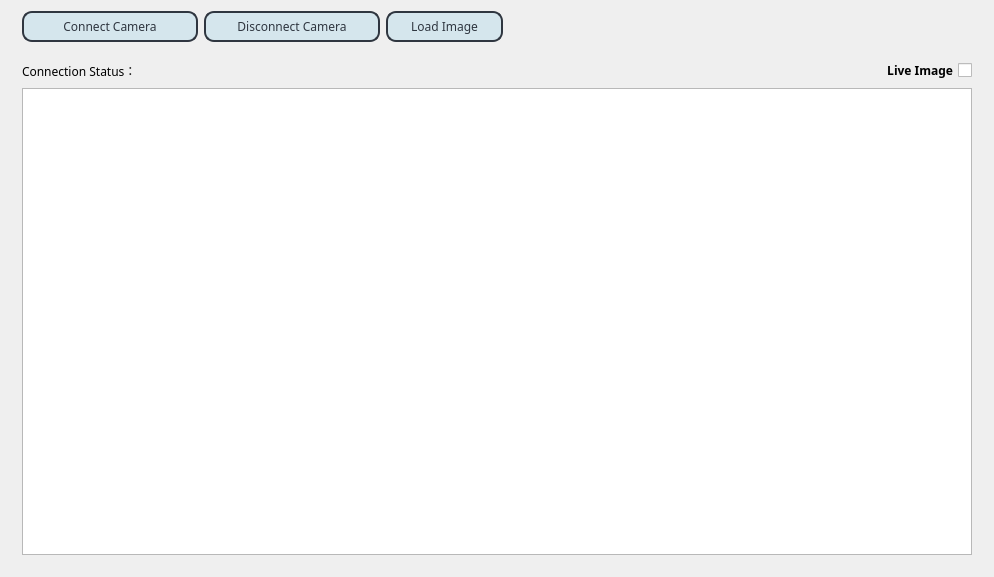
<?xml version="1.0" encoding="UTF-8"?>
<ui version="4.0">
 <class>MeasureWidgetClass</class>
 <widget class="QWidget" name="MeasureWidgetClass">
  <property name="geometry">
   <rect>
    <x>0</x>
    <y>0</y>
    <width>994</width>
    <height>577</height>
   </rect>
  </property>
  <property name="font">
   <font>
    <family>微软雅黑</family>
   </font>
  </property>
  <property name="windowTitle">
   <string>MeasureCameraWidget</string>
  </property>
  <layout class="QVBoxLayout" name="verticalLayout">
   <item>
    <layout class="QHBoxLayout" name="horizontalLayout" stretch="3,3,2,8">
     <property name="leftMargin">
      <number>11</number>
     </property>
     <property name="rightMargin">
      <number>11</number>
     </property>
     <item>
      <widget class="QPushButton" name="connectAll">
       <property name="font">
        <font>
         <family>微软雅黑</family>
         <pointsize>9</pointsize>
         <weight>50</weight>
         <italic>false</italic>
         <bold>false</bold>
        </font>
       </property>
       <property name="styleSheet">
        <string notr="true">QPushButton{
	font: 9pt;
    color: #2f3640;
    background-color:#d5e6ed;
    border-color: #2f3640;
    border-radius: 10px;
    border-style: solid;
    border-width: 2px;
    padding: 5px;
}

QPushButton::pressed,QPushButton::checked{
    background-color: #f5f6fa;
}
</string>
       </property>
       <property name="text">
        <string>Connect Camera</string>
       </property>
      </widget>
     </item>
     <item>
      <widget class="QPushButton" name="closeAll">
       <property name="font">
        <font>
         <family>微软雅黑</family>
         <pointsize>9</pointsize>
         <weight>50</weight>
         <italic>false</italic>
         <bold>false</bold>
        </font>
       </property>
       <property name="styleSheet">
        <string notr="true">QPushButton{
	font: 9pt;
    color: #2f3640;
    background-color:#d5e6ed;
    border-color: #2f3640;
    border-radius: 10px;
    border-style: solid;
    border-width: 2px;
    padding: 5px;
}

QPushButton::pressed,QPushButton::checked{
    background-color: #f5f6fa;
}
</string>
       </property>
       <property name="text">
        <string>Disconnect Camera</string>
       </property>
      </widget>
     </item>
     <item>
      <widget class="QPushButton" name="loadImage">
       <property name="font">
        <font>
         <family>微软雅黑</family>
         <pointsize>9</pointsize>
         <weight>50</weight>
         <italic>false</italic>
         <bold>false</bold>
        </font>
       </property>
       <property name="styleSheet">
        <string notr="true">QPushButton{
	font: 9pt;
    color: #2f3640;
    background-color:#d5e6ed;
    border-color: #2f3640;
    border-radius: 10px;
    border-style: solid;
    border-width: 2px;
    padding: 5px;
}

QPushButton::pressed,QPushButton::checked{
    background-color: #f5f6fa;
}
</string>
       </property>
       <property name="text">
        <string>Load Image</string>
       </property>
      </widget>
     </item>
     <item>
      <spacer name="horizontalSpacer">
       <property name="orientation">
        <enum>Qt::Horizontal</enum>
       </property>
       <property name="sizeHint" stdset="0">
        <size>
         <width>40</width>
         <height>20</height>
        </size>
       </property>
      </spacer>
     </item>
    </layout>
   </item>
   <item>
    <widget class="QStackedWidget" name="stackedWidget">
     <property name="currentIndex">
      <number>0</number>
     </property>
     <widget class="QWidget" name="page">
      <layout class="QVBoxLayout" name="verticalLayout_2">
       <item>
        <layout class="QGridLayout" name="gridLayout" columnstretch="0,0,1">
         <item row="0" column="0">
          <widget class="QLabel" name="label">
           <property name="text">
            <string>Connection Status：</string>
           </property>
          </widget>
         </item>
         <item row="0" column="1">
          <widget class="QLabel" name="connectStatus">
           <property name="font">
            <font>
             <family>微软雅黑</family>
             <weight>75</weight>
             <bold>true</bold>
            </font>
           </property>
           <property name="text">
            <string/>
           </property>
          </widget>
         </item>
         <item row="0" column="2">
          <widget class="QCheckBox" name="liveImg_Btn">
           <property name="font">
            <font>
             <family>微软雅黑</family>
             <weight>75</weight>
             <bold>true</bold>
            </font>
           </property>
           <property name="layoutDirection">
            <enum>Qt::RightToLeft</enum>
           </property>
           <property name="text">
            <string>Live Image</string>
           </property>
          </widget>
         </item>
        </layout>
       </item>
       <item>
        <widget class="QGraphicsView" name="cameraViwer">
         <property name="backgroundBrush">
          <brush brushstyle="NoBrush">
           <color alpha="255">
            <red>0</red>
            <green>0</green>
            <blue>0</blue>
           </color>
          </brush>
         </property>
        </widget>
       </item>
      </layout>
     </widget>
    </widget>
   </item>
  </layout>
 </widget>
 <layoutdefault spacing="6" margin="11"/>
 <resources/>
 <connections/>
</ui>
